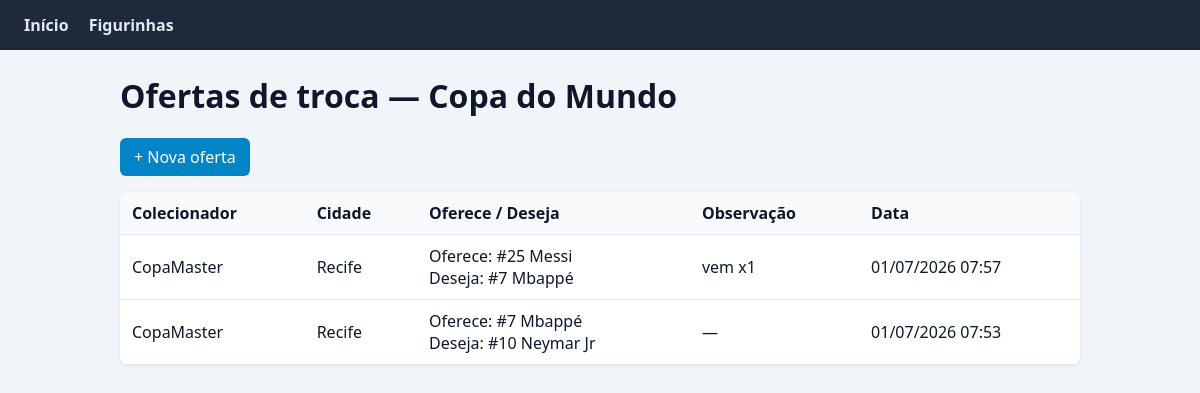
Screenshot of /figurinhas/ with the database file from the repository.
### models/oferta.py (models this page shows)
class OfertaTroca(ModeloBase):
    __tablename__ = "ofertas_troca"
    colecionador_id = db.Column(
        db.Integer, db.ForeignKey("colecionadores.id"), nullable=False
    )
    observacao = db.Column(db.String(255), nullable=True)
    colecionador = db.relationship("Colecionador", back_populates="ofertas")
    itens = db.relationship("ItemOferta", back_populates="oferta")
    @classmethod
    def listar_com_colecionador(cls):
        return cls.query.order_by(cls.data_criacao.desc()).all()

class ItemOferta(ModeloBase):
    __tablename__ = "itens_oferta"
    oferta_id = db.Column(db.Integer, db.ForeignKey("ofertas_troca.id"), nullable=False)
    figurinha_id = db.Column(db.Integer, db.ForeignKey("figurinhas.id"), nullable=False)
    tipo = db.Column(db.String(20), nullable=False)
    quantidade = db.Column(db.Integer, nullable=False, default=1)
    oferta = db.relationship("OfertaTroca", back_populates="itens")
    figurinha = db.relationship("Figurinha")

### models/colecionador.py (models this page shows, shortened)
class Colecionador(ModeloBase):
    __tablename__ = "colecionadores"
    apelido = db.Column(db.String(60), nullable=False)
    cidade = db.Column(db.String(80), nullable=False)
    ofertas = db.relationship("OfertaTroca", back_populates="colecionador")

### models/figurinha.py (models this page shows, shortened)
class Figurinha(ModeloBase):
    __tablename__ = "figurinhas"
    numero = db.Column(db.Integer, nullable=False, unique=True)
    nome_jogador = db.Column(db.String(100), nullable=False)
    time = db.Column(db.String(80), nullable=False)

### controllers/figurinhas_controller.py (the view)
@figurinhas_bp.route("/")
def index():
    ofertas = OfertaTroca.listar_com_colecionador()
    return render_template("figurinhas/lista_ofertas.html", ofertas=ofertas)

### views/templates/figurinhas/lista_ofertas.html (shortened to what this page needs)
{% extends "layout.html" %}
{% block content %}
<h1>Ofertas de troca — Copa do Mundo</h1>
<p><a class="btn" href="{{ url_for('figurinhas.cadastrar_oferta') }}">+ Nova oferta</a></p>
{% if ofertas %}
<table>
    <thead>
        <tr>
            <th>Colecionador</th>
            <th>Cidade</th>
            <th>Oferece / Deseja</th>
            <th>Observação</th>
            <th>Data</th>
        </tr>
    </thead>
    <tbody>
        {% for oferta in ofertas %}
        <tr>
            <td>{{ oferta.colecionador.apelido }}</td>
            <td>{{ oferta.colecionador.cidade }}</td>
            <td>
                {% for item in oferta.itens %}
                    {% if item.tipo == "oferece" %}
                        <span>Oferece: #{{ item.figurinha.numero }} {{ item.figurinha.nome_jogador }}</span>
                    {% else %}
                        <span>Deseja: #{{ item.figurinha.numero }} {{ item.figurinha.nome_jogador }}</span>
                    {% endif %}
                    {% if not loop.last %}<br>{% endif %}
                {% endfor %}
            </td>
            <td>{{ oferta.observacao or "—" }}</td>
            <td>{{ oferta.data_criacao.strftime('%d/%m/%Y %H:%M') }}</td>
        </tr>
        {% endfor %}
    </tbody>
</table>
{% else %}
<p class="vazio">Nenhuma oferta publicada.</p>
{% endif %}
{% endblock %}

### views/templates/layout.html (shortened to what this page needs)
<!DOCTYPE html>
<html lang="pt-BR">
<head>
    <link rel="stylesheet" href="{{ url_for('static', filename='css/style.css') }}">
</head>
<body>
    <nav class="nav">
        <a href="{{ url_for('dashboard.index') }}">Início</a>
        <a href="{{ url_for('figurinhas.index') }}">Figurinhas</a>
    </nav>
    <main class="container">
        {% block content %}{% endblock %}
    </main>
</body>
</html>

### views/static/css/style.css (style rules this page uses)
body { font-family: "Segoe UI", Arial, sans-serif; margin: 0; background: #f1f5f9; color: #0f172a; }
.nav { background: #1e293b; padding: 14px 24px; display: flex; gap: 20px; }
.nav a { color: #e2e8f0; text-decoration: none; font-weight: 600; }
.container { max-width: 960px; margin: 24px auto; padding: 0 16px; }
table { width: 100%; border-collapse: collapse; background: #fff; border-radius: 8px; overflow: hidden; box-shadow: 0 1px 3px rgba(0, 0, 0, 0.08); }
th, td { padding: 10px 12px; border-bottom: 1px solid #e2e8f0; text-align: left; }
th { background: #f8fafc; }
.btn { display: inline-block; padding: 8px 14px; background: #0284c7; color: #fff; text-decoration: none; border-radius: 6px; }

### rows the page displays
OfertaTroca: colecionador.apelido "CopaMaster", colecionador.cidade "Recife", observacao "vem x1", data_criacao "01/07/2026 07:57"
ItemOferta: figurinha.numero "25", figurinha.nome_jogador "Messi"
ItemOferta: figurinha.numero "7", figurinha.nome_jogador "Mbappé"
OfertaTroca: colecionador.apelido "CopaMaster", colecionador.cidade "Recife", observacao "—", data_criacao "01/07/2026 07:53"
ItemOferta: figurinha.numero "7", figurinha.nome_jogador "Mbappé"
ItemOferta: figurinha.numero "10", figurinha.nome_jogador "Neymar Jr"
